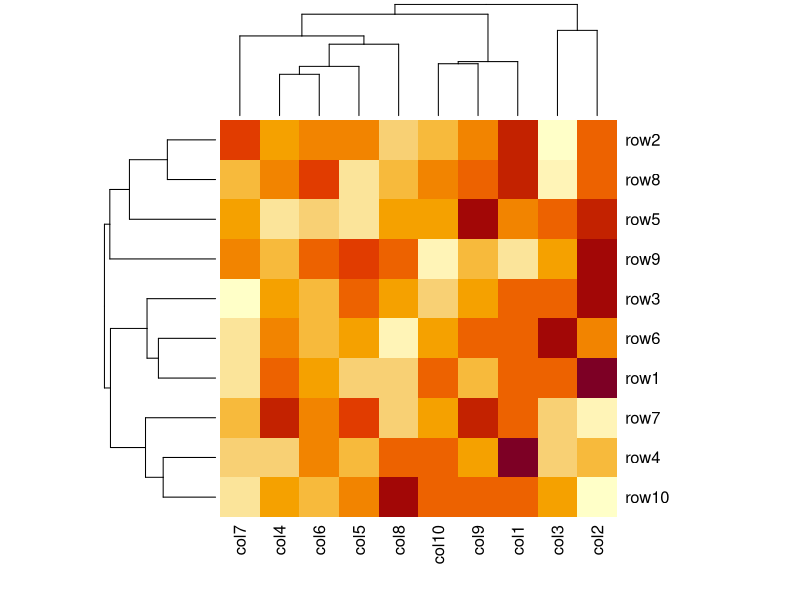
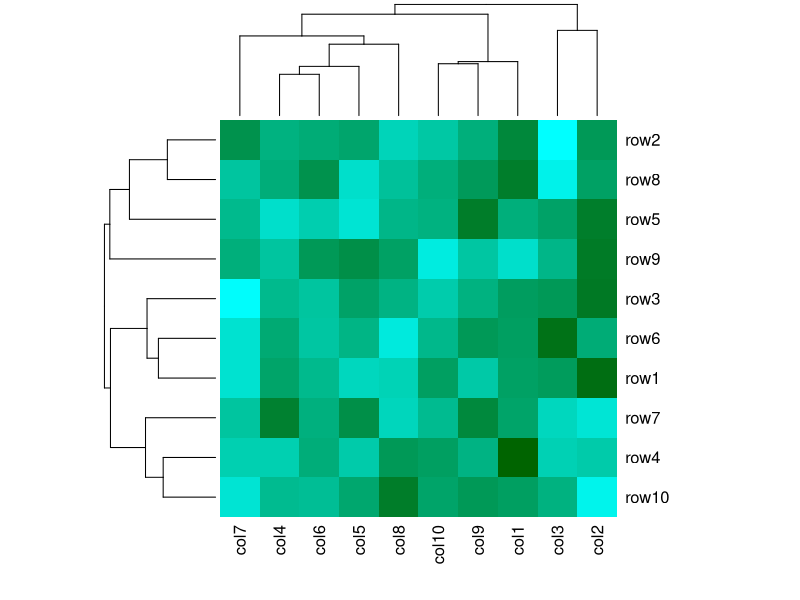

Write R code to recreate these figures, in order.
#Heatmap is defined as a graphical representation of data using #colors to visualize the value of the matrix. In this to represent #more common values or higher activities brighter colors basically #reddish colors are used and to less common or activity values #darker colors are preferred. Heatmap is also defined by the name #of the shading matrix.
# Set seed for reproducibility
set.seed(110)

# Create example data
data <- matrix(rnorm(100, 0, 5), nrow = 10, ncol = 10)

# Column names
colnames(data) <- paste0("col", 1:10)
rownames(data) <- paste0("row", 1:10)

# Draw a heatmap
heatmap(data)	
# Remove dendrogram
# Manual color range
my_colors <- colorRampPalette(c("cyan", "darkgreen"))

# Heatmap with manual colors
heatmap(data, col = my_colors(100))   
